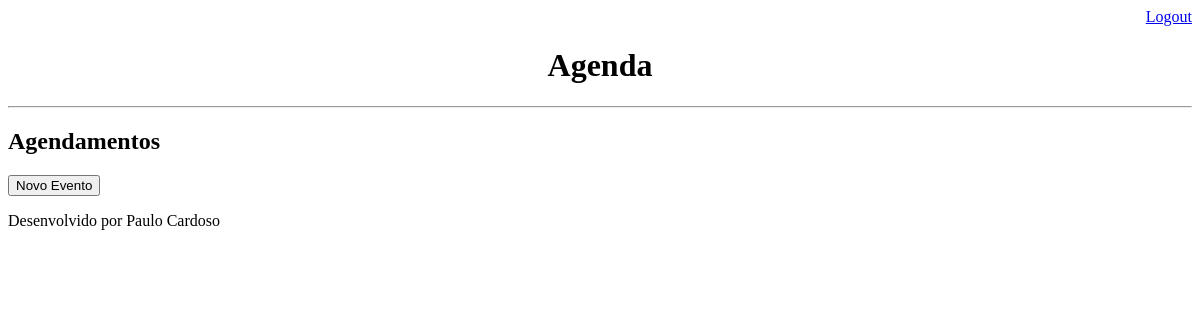
/agenda/ (signed in), run on an earlier commit of the app's database.
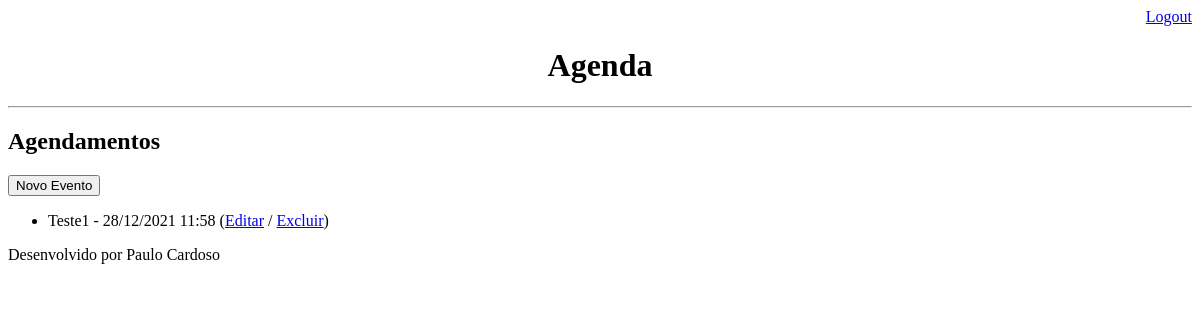
And on a later commit of the database.
### core/models.py (models this page shows, shortened)
class Evento(models.Model):
    titulo = models.CharField(max_length=100)
    descricao = models.TextField(blank=True, null=True)
    local_evento = models.TextField(blank=True, null=True)
    data_evento = models.DateTimeField(verbose_name='Data do Evento')
    data_criacao = models.DateTimeField(auto_now=True)
    usuario = models.ForeignKey(User, on_delete=models.CASCADE)
    class Meta:
        db_table = 'evento'
    def get_data_evento(self):
        return self.data_evento.strftime('%d/%m/%Y %H:%M')
    def get_evento_atrasado(self):
        if self.data_evento < datetime.now():
            return True
        else:
            return False

### core/views.py (the view)
# urls.py: path('agenda/', views.lista_eventos),
@login_required(login_url='/login/')
def lista_eventos(request):
    usuario = request.user
    data_atual = datetime.now() - timedelta(hours=1)
    evento = Evento.objects.filter(usuario=usuario,data_evento__gt=data_atual)#__gt: eventos apos da data atual | __lt: eventos antes da data atual
    dados = {'eventos': evento}
    return render(request,'agenda.html', dados)

### templates/agenda.html (shortened to what this page needs)
{% extends "model-page.html" %}
{% block content %}
    <h2>Agendamentos</h2>
    <a href="evento/">
        <button type="button" >Novo Evento</button>
    </a>
    <ul>
        {% for evento in eventos %}
            <li>
                <div style=>
                    {{ evento.titulo }} - {{ evento.get_data_evento }}
                    (<a href="evento/?id={{ evento.id }}">Editar</a> /
                    <a href="evento/delete/{{ evento.id }}">Excluir</a>)
                </div>
            </li>
        {% endfor %}
    </ul>
{% endblock %}

What changed in the data, as far as the page shows it:
added Evento: titulo "Teste1", get_data_evento "28/12/2021 11:58"
